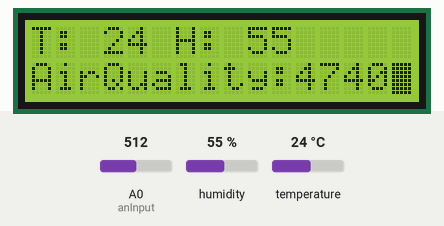
A sketch run on a simulated ESP8266 (NodeMCU). Shown: 16×2 character LCD. Inputs (shaded band) come from the test bench; at power-on: humidity 55 %, A0 (anInput) = 512, temperature 24 °C. WiFi joins after 1.5 s; servers stay silent unless stated; what the sketch prints to the serial monitor is not drawn.

Above: at 4.5 s.
4.6 s: humidity set to 22 %
At 9.1 s:
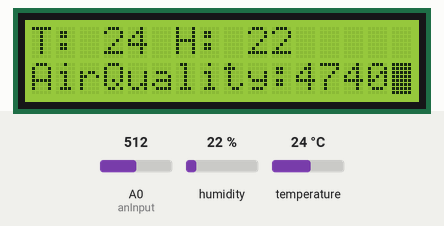
9.4 s: A0 (anInput) set to 716
At 13.2 s:
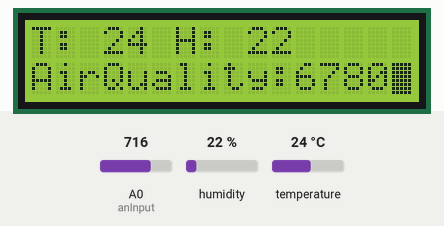
13.5 s: temperature set to 12 °C
At 17.0 s:
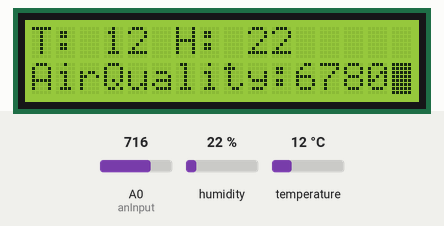
17.5 s: A0 (anInput) set to 900
At 20.9 s:
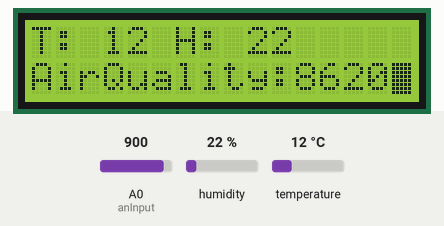
21.6 s: humidity set to 40 %
At 24.7 s:
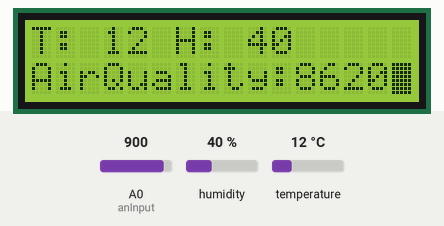
25.6 s: A0 (anInput) set to 1023
At 29.7 s:
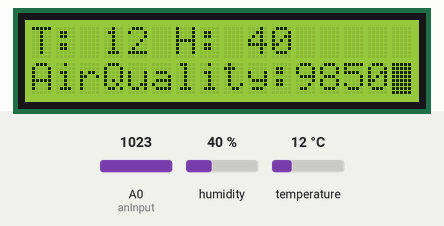
Timing chart, 0 to 30.7 s (numbered marks = the images above; inputs shaded):
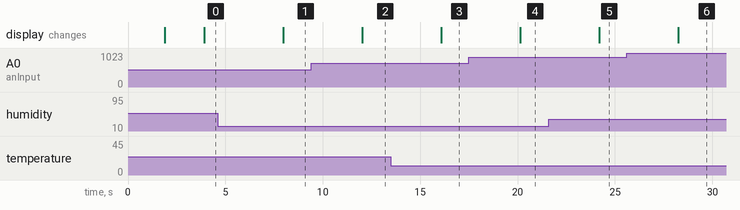

Measured:
- after the input at 4.6 s, the display: changes after 3.4 s (image 1)
- after the input at 9.4 s, the display: changes after 2.6 s (image 2)
- after the input at 13.5 s, the display: changes after 2.6 s (image 3)
- after the input at 17.5 s, the display: changes after 2.6 s (image 4)
- after the input at 21.6 s, the display: changes after 2.6 s (image 5)
- after the input at 25.6 s, the display: changes after 2.6 s (image 6)

The sketch:

asm.ino
```cpp
#define BLYNK_PRINT Serial
#include <ESP8266WiFi.h>
#include <BlynkSimpleEsp8266.h>
#include <WiFiManager.h>
#include "DHTesp.h"
//#include "MQ135.h"
#include <Wire.h>
#include <LiquidCrystal_I2C.h>
#include <SimpleTimer.h>
#define dht_dpin 16
#define anInput     A0                        //analog feed from MQ135
#define co2Zero     380                        //calibrated CO2 0 level
//#define PIN_MQ135 A0


//MQ135 mq135_sensor = MQ135(PIN_MQ135);
DHTesp dht;
LiquidCrystal_I2C lcd(0x27, 16, 2);
SimpleTimer timer;
char auth[] = "ExF_2AceFQXtpun8BfBRcRsQv0vGn0Ro";
char ssid[] = "";
char pass[] = "";
// 192.168.4.1
//char ssid[] = "TOTOLINK_A800R";
//char pass[] = "31082001";
//char ssid[] = "Greenwich-Student";
//char pass[] = "12345678";
float t;
float h;

void sendUptime()
{
  int co2now[10];                               //int array for co2 readings
  int co2raw = 0;                               //int for raw value of co2
  int co2ppm = 0;                               //int for calculated ppm
  int zzz = 0;                                  //int for averaging
  for (int x = 0;x<10;x++)  //samplpe co2 10x over 2 seconds
  {
    co2now[x]=analogRead(A0)*10;
    delay(200);
  }

  for (int x = 0;x<10;x++)  //add samples together
  {
    zzz=zzz + co2now[x];
  }

  co2raw = zzz/10;                            //divide samples by 10
  co2ppm = co2raw - co2Zero;                 //get calculated ppm
  float h = dht.getHumidity();
  float t = dht.getTemperature();
  Serial.println("Humidity and temperature\n\n");
  Serial.print("Current humidity = ");
  Serial.print(h);
  Serial.print("%  ");
  Serial.print("temperature = ");
  Serial.print(t);

  Blynk.virtualWrite(V6, t);
  Blynk.virtualWrite(V5, h);
  //float ppm = mq135_sensor.getPPM();
  //float correctedPPM = mq135_sensor.getCorrectedPPM(t, h);
  Serial.print("ppm = ");
  Serial.print(co2ppm);
  Blynk.virtualWrite(V0, co2ppm);
}

void setup()
{
    Serial.begin(9600);
    pinMode(anInput,INPUT);
    WiFi.begin(ssid, pass);
    WiFiManager wifiManager;
    //wifiManager.resetSettings();
    //delay(500);
    wifiManager.autoConnect("BLYNK_Air_quality");
    Serial.println("connected...WI-FI)");
    Blynk.begin(auth, ssid, pass);
    dht.setup(dht_dpin, DHTesp::DHT11);
    Wire.begin(2, 0);
    lcd.begin();
    lcd.backlight();
    lcd.home ();
    lcd.blink();
    lcd.home ();
    lcd.print("T: ");
    lcd.setCursor (6,0);
    lcd.print("H: ");
    lcd.setCursor (0,1);
    lcd.print("AirQuality:");
    timer.setInterval(1000, sendUptime);
}

void loop()
{
  int co2now[10];                               //int array for co2 readings
  int co2raw = 0;                               //int for raw value of co2
  int co2ppm = 0;                               //int for calculated ppm
  int zzz = 0;                                  //int for averaging
  for (int x = 0;x<10;x++)  //samplpe co2 10x over 2 seconds
  {
    co2now[x]=analogRead(A0)*10;
    delay(200);
  }

  for (int x = 0;x<10;x++)  //add samples together
  {
    zzz=zzz + co2now[x];
  }

  co2raw = zzz/10;                            //divide samples by 10
  co2ppm = co2raw - co2Zero;
  float h = dht.getHumidity();
  float t = dht.getTemperature();
  lcd.setCursor (3, 0);
  lcd.print(t,0);
  lcd.setCursor (9, 0);
  lcd.print(h,0);
  lcd.setCursor (11, 1);
  lcd.print(co2ppm);
  Blynk.run();
  timer.run();

}
```
